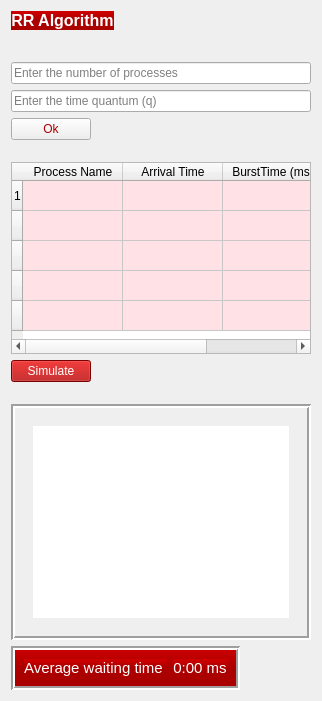
            <widget class="QWidget" name="page_4">
             <layout class="QVBoxLayout" name="verticalLayout_8">
              <item>
               <widget class="QLabel" name="label_6">
                <property name="sizePolicy">
                 <sizepolicy hsizetype="Fixed" vsizetype="Fixed">
                  <horstretch>0</horstretch>
                  <verstretch>0</verstretch>
                 </sizepolicy>
                </property>
                <property name="font">
                 <font>
                  <pointsize>12</pointsize>
                  <weight>75</weight>
                  <bold>true</bold>
                 </font>
                </property>
                <property name="styleSheet">
                 <string notr="true"> background-color: QLinearGradient(x1:0, y1:0, x2:0, y2:1, stop:0  rgb(208, 0, 0), stop: 0.5 rgb(170, 0, 0));</string>
                </property>
                <property name="text">
                 <string>&lt;html&gt;&lt;head/&gt;&lt;body&gt;&lt;p align=&quot;center&quot;&gt;&lt;span style=&quot; color:#ffffff;&quot;&gt;RR Algorithm&lt;/span&gt;&lt;/p&gt;&lt;/body&gt;&lt;/html&gt;</string>
                </property>
                <property name="textFormat">
                 <enum>Qt::RichText</enum>
                </property>
               </widget>
              </item>
              <item>
               <widget class="Line" name="line_9">
                <property name="sizePolicy">
                 <sizepolicy hsizetype="Fixed" vsizetype="Fixed">
                  <horstretch>0</horstretch>
                  <verstretch>10</verstretch>
                 </sizepolicy>
                </property>
                <property name="minimumSize">
                 <size>
                  <width>0</width>
                  <height>20</height>
                 </size>
                </property>
                <property name="styleSheet">
                 <string notr="true">border:none</string>
                </property>
                <property name="orientation">
                 <enum>Qt::Vertical</enum>
                </property>
               </widget>
              </item>
              <item>
               <layout class="QVBoxLayout" name="verticalLayout_6">
                <item>
                 <widget class="QLineEdit" name="process_no_4">
                  <property name="sizePolicy">
                   <sizepolicy hsizetype="Maximum" vsizetype="Preferred">
                    <horstretch>0</horstretch>
                    <verstretch>0</verstretch>
                   </sizepolicy>
                  </property>
                  <property name="maximumSize">
                   <size>
                    <width>300</width>
                    <height>16777215</height>
                   </size>
                  </property>
                  <property name="styleSheet">
                   <string notr="true">font: 75  9pt &quot;MS Shell Dlg 2&quot;;


	color: rgb(0, 0, 0);</string>
                  </property>
                  <property name="text">
                   <string/>
                  </property>
                  <property name="placeholderText">
                   <string>Enter the number of processes</string>
                  </property>
                 </widget>
                </item>
                <item>
                 <widget class="QLineEdit" name="q_time">
                  <property name="sizePolicy">
                   <sizepolicy hsizetype="Maximum" vsizetype="Preferred">
                    <horstretch>0</horstretch>
                    <verstretch>0</verstretch>
                   </sizepolicy>
                  </property>
                  <property name="maximumSize">
                   <size>
                    <width>300</width>
                    <height>16777215</height>
                   </size>
                  </property>
                  <property name="styleSheet">
                   <string notr="true">font: 75  9pt &quot;MS Shell Dlg 2&quot;;


	color: rgb(0, 0, 0);</string>
                  </property>
                  <property name="text">
                   <string/>
                  </property>
                  <property name="placeholderText">
                   <string>Enter the time quantum (q)</string>
                  </property>
                 </widget>
                </item>
                <item>
                 <widget class="QPushButton" name="ok_4">
                  <property name="sizePolicy">
                   <sizepolicy hsizetype="Fixed" vsizetype="Fixed">
                    <horstretch>0</horstretch>
                    <verstretch>0</verstretch>
                   </sizepolicy>
                  </property>
                  <property name="styleSheet">
                   <string notr="true">QPushButton::hover

{

	background-color: rgb(255, 0, 0);
	color: rgb(255, 255, 255);
}

QPushButton{
	
	font: 75  11pt bold &quot;Perpetua Titling MT&quot;;

	color: rgb(170, 0, 0);


}

QPushButton:pressed
{
    background-color: QLinearGradient( x1: 0, y1: 0, x2: 0, y2: 1, stop: 0 #2d2d2d, stop: 0.1 #2b2b2b, stop: 0.5 #292929, stop: 0.9 #282828, stop: 1 #252525);
}</string>
                  </property>
                  <property name="text">
                   <string>Ok</string>
                  </property>
                 </widget>
                </item>
                <item>
                 <widget class="Line" name="line_14">
                  <property name="sizePolicy">
                   <sizepolicy hsizetype="Fixed" vsizetype="Fixed">
                    <horstretch>0</horstretch>
                    <verstretch>0</verstretch>
                   </sizepolicy>
                  </property>
                  <property name="minimumSize">
                   <size>
                    <width>0</width>
                    <height>10</height>
                   </size>
                  </property>
                  <property name="styleSheet">
                   <string notr="true">border:none</string>
                  </property>
                  <property name="orientation">
                   <enum>Qt::Vertical</enum>
                  </property>
                 </widget>
                </item>
                <item>
                 <widget class="QTableWidget" name="tableWidget_4">
                  <property name="sizePolicy">
                   <sizepolicy hsizetype="Minimum" vsizetype="Expanding">
                    <horstretch>0</horstretch>
                    <verstretch>0</verstretch>
                   </sizepolicy>
                  </property>
                  <property name="maximumSize">
                   <size>
                    <width>420</width>
                    <height>16777215</height>
                   </size>
                  </property>
                  <property name="styleSheet">
                   <string notr="true">QTableWidge::hover

{

	background-color: rgb(255, 0, 0);
}

QTableWidget::item::hover

{

	background-color: rgb(255, 255, 255);
	color: rgb(0, 0, 0);

}
QTableWidget::item::selected::none

{
background-color: rgb(255, 225, 230);
	color: rgb(0, 0, 0);

}
QTableWidget{
		font: 75 12pt bold &quot;Perpetua Titling MT&quot;;

	color: rgb(0, 0, 0);
}
</string>
                  </property>
                  <property name="editTriggers">
                   <set>QAbstractItemView::AllEditTriggers</set>
                  </property>
                  <row>
                   <property name="text">
                    <string>1</string>
                   </property>
                  </row>
                  <row>
                   <property name="text">
                    <string/>
                   </property>
                  </row>
                  <row>
                   <property name="text">
                    <string/>
                   </property>
                  </row>
                  <row>
                   <property name="text">
                    <string/>
                   </property>
                  </row>
                  <row>
                   <property name="text">
                    <string/>
                   </property>
                  </row>
                  <column>
                   <property name="text">
                    <string>Process Name</string>
                   </property>
                  </column>
                  <column>
                   <property name="text">
                    <string>Arrival Time</string>
                   </property>
                  </column>
                  <column>
                   <property name="text">
                    <string>BurstTime (ms)</string>
                   </property>
                  </column>
                 </widget>
                </item>
                <item>
                 <widget class="QPushButton" name="simulate_4">
                  <property name="sizePolicy">
                   <sizepolicy hsizetype="Fixed" vsizetype="Fixed">
                    <horstretch>0</horstretch>
                    <verstretch>0</verstretch>
                   </sizepolicy>
                  </property>
                  <property name="styleSheet">
                   <string notr="true">QPushButton::hover

{

	background-color: rgb(255, 0, 0);
}

QPushButton{
	
	font: 75  11pt bold &quot;Perpetua Titling MT&quot;;

	color: rgb(255, 255, 255);
	background-color: rgb(170, 0, 0);


}

QPushButton:pressed
{
    background-color: QLinearGradient( x1: 0, y1: 0, x2: 0, y2: 1, stop: 0 #2d2d2d, stop: 0.1 #2b2b2b, stop: 0.5 #292929, stop: 0.9 #282828, stop: 1 #252525);
}</string>
                  </property>
                  <property name="text">
                   <string>Simulate</string>
                  </property>
                 </widget>
                </item>
               </layout>
              </item>
              <item>
               <widget class="Line" name="line_10">
                <property name="sizePolicy">
                 <sizepolicy hsizetype="Fixed" vsizetype="Fixed">
                  <horstretch>0</horstretch>
                  <verstretch>0</verstretch>
                 </sizepolicy>
                </property>
                <property name="minimumSize">
                 <size>
                  <width>0</width>
                  <height>10</height>
                 </size>
                </property>
                <property name="styleSheet">
                 <string notr="true">border:none</string>
                </property>
                <property name="orientation">
                 <enum>Qt::Vertical</enum>
                </property>
               </widget>
              </item>
              <item>
               <widget class="QFrame" name="frame_12">
                <property name="styleSheet">
                 <string notr="true"/>
                </property>
                <property name="frameShape">
                 <enum>QFrame::Box</enum>
                </property>
                <property name="frameShadow">
                 <enum>QFrame::Sunken</enum>
                </property>
                <property name="lineWidth">
                 <number>2</number>
                </property>
                <layout class="QVBoxLayout" name="verticalLayout_11">
                 <item>
                  <widget class="QScrollArea" name="scrollArea_5">
                   <property name="styleSheet">
                    <string notr="true">border:none;</string>
                   </property>
                   <property name="widgetResizable">
                    <bool>true</bool>
                   </property>
                   <widget class="QWidget" name="scrollAreaWidgetContents_5">
                    <property name="geometry">
                     <rect>
                      <x>0</x>
                      <y>0</y>
                      <width>884</width>
                      <height>205</height>
                     </rect>
                    </property>
                    <layout class="QGridLayout" name="gridLayout_9">
                     <item row="0" column="0">
                      <widget class="QGraphicsView" name="graphicsView_4"/>
                     </item>
                    </layout>
                   </widget>
                  </widget>
                 </item>
                </layout>
               </widget>
              </item>
              <item>
               <widget class="QFrame" name="frame_9">
                <property name="sizePolicy">
                 <sizepolicy hsizetype="Fixed" vsizetype="Fixed">
                  <horstretch>0</horstretch>
                  <verstretch>0</verstretch>
                 </sizepolicy>
                </property>
                <property name="styleSheet">
                 <string notr="true"> background-color: QLinearGradient(x1:0, y1:0, x2:0, y2:1, stop:0  rgb(208, 0, 0), stop: 0.5 rgb(170, 0, 0));</string>
                </property>
                <property name="frameShape">
                 <enum>QFrame::Box</enum>
                </property>
                <property name="frameShadow">
                 <enum>QFrame::Sunken</enum>
                </property>
                <property name="lineWidth">
                 <number>2</number>
                </property>
                <layout class="QHBoxLayout" name="horizontalLayout_3">
                 <item>
                  <widget class="QLabel" name="label_12">
                   <property name="sizePolicy">
                    <sizepolicy hsizetype="Fixed" vsizetype="Fixed">
                     <horstretch>0</horstretch>
                     <verstretch>0</verstretch>
                    </sizepolicy>
                   </property>
                   <property name="font">
                    <font>
                     <pointsize>12</pointsize>
                     <weight>75</weight>
                     <bold>true</bold>
                    </font>
                   </property>
                   <property name="styleSheet">
                    <string notr="true">color: rgb(122, 122, 122);</string>
                   </property>
                   <property name="text">
                    <string>&lt;html&gt;&lt;head/&gt;&lt;body&gt;&lt;p align=&quot;center&quot;&gt;&lt;span style=&quot; font-size:11pt; font-weight:400; color:#ffffff;&quot;&gt;Average waiting time &lt;/span&gt;&lt;/p&gt;&lt;/body&gt;&lt;/html&gt;</string>
                   </property>
                   <property name="textFormat">
                    <enum>Qt::RichText</enum>
                   </property>
                  </widget>
                 </item>
                 <item>
                  <widget class="QLabel" name="lbl_waitingtime_4">
                   <property name="sizePolicy">
                    <sizepolicy hsizetype="Fixed" vsizetype="Fixed">
                     <horstretch>0</horstretch>
                     <verstretch>0</verstretch>
                    </sizepolicy>
                   </property>
                   <property name="font">
                    <font>
                     <pointsize>12</pointsize>
                     <weight>75</weight>
                     <bold>true</bold>
                    </font>
                   </property>
                   <property name="styleSheet">
                    <string notr="true"/>
                   </property>
                   <property name="text">
                    <string>&lt;html&gt;&lt;head/&gt;&lt;body&gt;&lt;p align=&quot;center&quot;&gt;&lt;span style=&quot; font-size:11pt; font-weight:400; color:#ffffff;&quot;&gt;0:00 ms&lt;/span&gt;&lt;/p&gt;&lt;/body&gt;&lt;/html&gt;</string>
                   </property>
                   <property name="textFormat">
                    <enum>Qt::RichText</enum>
                   </property>
                  </widget>
                 </item>
                </layout>
               </widget>
              </item>
             </layout>
            </widget>
